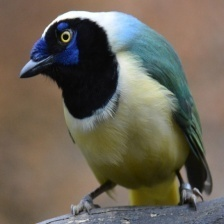
#> input picture 021.jpg, 224 x 224 px
$ jupyter execute Ampliacion_pixeles.ipynb
#> lines starting #> are read from the running program, lines starting #| are printed output that depends on the picture
[cell 1]
import matplotlib.pyplot as plt
import numpy as np
from PIL import Image
import os

def draw_grid(image_path, grid_size=10):
    # Cargar la imagen
#> called with image_path = '021.jpg', grid_size = 10
    image = Image.open(image_path)
#> image is the input picture: PIL image 224x224 RGB; mean R, G, B 106.7, 100.1, 87.5
    image_array = np.array(image)

    # Obtener dimensiones de la imagen
    height, width = image_array.shape[:2]
#> height = 224; width = 224
    num_pixels = height * width
#> num_pixels = 50176

    # Obtener tamaño del archivo en bytes
    file_size = os.path.getsize(image_path)

    # Mostrar la imagen con una cuadrícula
    fig, ax = plt.subplots()
    ax.imshow(image_array)

    # Dibujar cuadrícula
    for i in range(0, width, grid_size):
        ax.axvline(i, color='red', linewidth=0.5)
    for i in range(0, height, grid_size):
        ax.axhline(i, color='red', linewidth=0.5)

    # Configurar título y etiquetas
    plt.title(f'Imagen con cuadrícula de {grid_size}x{grid_size} píxeles\n'
              f'Dimensiones: {width}x{height} píxeles\n'
              f'Número total de píxeles: {num_pixels}\n'
              f'Tamaño del archivo: {file_size} bytes')

    # Mostrar la imagen
    plt.show()
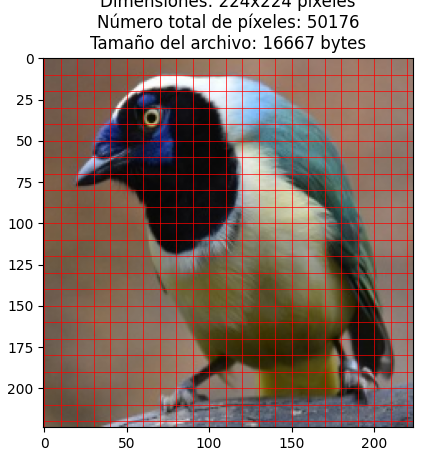
#> figure drawn by matplotlib, 1 panel

# Ruta a la imagen
image_path = '021.jpg'  # Reemplaza con la ruta de tu imagen

# Dibujar cuadrícula en la imagen
draw_grid(image_path)

[cell 2]
import matplotlib.pyplot as plt
import numpy as np
from PIL import Image
import os

def draw_grid(image_path, grid_size=10, roi=None):
    # Cargar la imagen
#> called with image_path = '021.jpg', grid_size = 10, roi = (180, 110, 20, 20)
    image = Image.open(image_path)
    image_array = np.array(image)

    # Obtener dimensiones de la imagen
    height, width = image_array.shape[:2]
#> height = 224; width = 224
    num_pixels = height * width
#> num_pixels = 50176

    # Obtener tamaño del archivo en bytes
    file_size = os.path.getsize(image_path)

    # Número de píxeles por cuadro de la cuadrícula
    pixels_per_square = grid_size * grid_size

    # Mostrar la imagen con una cuadrícula
    fig, ax = plt.subplots()
    ax.imshow(image_array)

    # Dibujar cuadrícula
    for i in range(0, width, grid_size):
        ax.axvline(i, color='red', linewidth=0.5)
    for i in range(0, height, grid_size):
        ax.axhline(i, color='red', linewidth=0.5)

    # Configurar título y etiquetas
    plt.title(f'Imagen con cuadrícula de píxeles\n'
              f'Dimensiones: {width}x{height} píxeles\n'
              f'Número total de píxeles: {num_pixels}\n'
              f'Tamaño del archivo: {file_size} bytes\n'
              f'Cada cuadro de la cuadrícula representa: {pixels_per_square} píxeles ({grid_size}x{grid_size})')

    # Dibujar la región de interés (ROI) si se especifica
    if roi:
        x, y, w, h = roi
        ax.add_patch(plt.Rectangle((x, y), w, h, edgecolor='blue', facecolor='none', lw=2))

        # Crear la ventana de zoom
        zoomed_image = image_array[y:y+h, x:x+w]
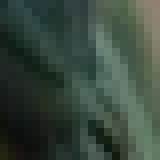
#> zoomed_image: shape (20, 20, 3) (shown 8 times larger); mean R, G, B 56.8, 72, 61.3

        fig_zoom, ax_zoom = plt.subplots()
        ax_zoom.imshow(zoomed_image)

        # Dibujar cuadrícula en la imagen con zoom
        for i in range(0, w, grid_size):
            ax_zoom.axvline(i, color='red', linewidth=0.5)
        for i in range(0, h, grid_size):
            ax_zoom.axhline(i, color='red', linewidth=0.5)

        plt.title(f'Zoom en la región de interés\n'
                  f'Dimensiones: {w}x{h} píxeles\n'
                  f'Cada cuadro de la cuadrícula representa: {pixels_per_square} píxeles ({grid_size}x{grid_size})')

    # Mostrar las imágenes
    plt.show()
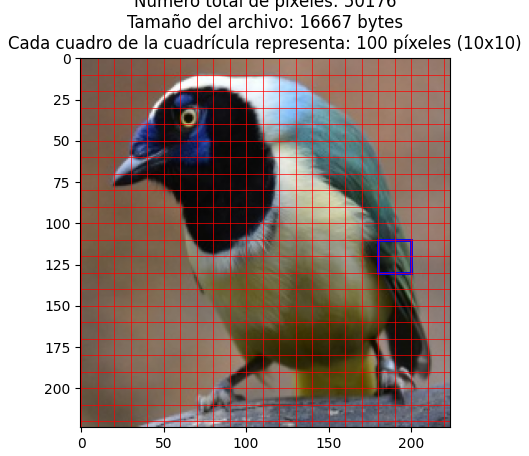
#> figure drawn by matplotlib, 1 panel
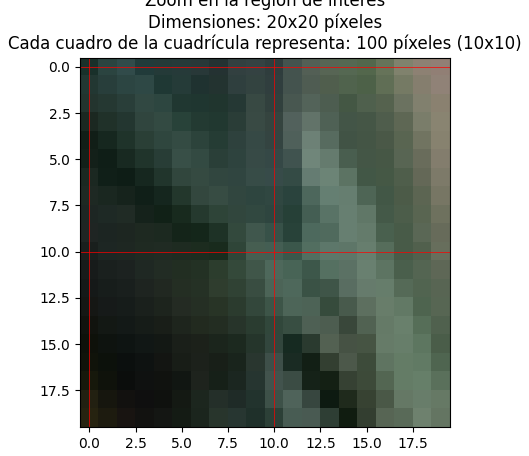
#> figure drawn by matplotlib, 1 panel

# Ruta a la imagen
image_path = '021.jpg'  # Reemplaza con la ruta de tu imagen

# Definir la región de interés (x, y, width, height)
roi = (180, 110, 20, 20)  # Modifica estos valores según tu imagen

# Dibujar cuadrícula en la imagen y hacer zoom en la ROI
draw_grid(image_path, grid_size=10, roi=roi)

[cell 3]
import matplotlib.pyplot as plt
import numpy as np
from PIL import Image
import os

def draw_grid(image_path, grid_size=10, roi=None, inner_roi=None):
    # Cargar la imagen
#> called with image_path = '021.jpg', grid_size = 10, roi = (180, 110, 20, 20), inner_roi = (5, 5, 3, 3)
    image = Image.open(image_path)
    image_array = np.array(image)

    # Obtener dimensiones de la imagen
    height, width = image_array.shape[:2]
#> height = 224; width = 224
    num_pixels = height * width
#> num_pixels = 50176

    # Obtener tamaño del archivo en bytes
    file_size = os.path.getsize(image_path)

    # Número de píxeles por cuadro de la cuadrícula
    pixels_per_square = grid_size * grid_size

    # Mostrar la imagen con una cuadrícula
    fig, ax = plt.subplots()
    ax.imshow(image_array)

    # Dibujar cuadrícula
    for i in range(0, width, grid_size):
        ax.axvline(i, color='red', linewidth=0.5)
    for i in range(0, height, grid_size):
        ax.axhline(i, color='red', linewidth=0.5)

    # Configurar título y etiquetas
    plt.title(f'Imagen con cuadrícula de píxeles\n'
              f'Dimensiones: {width}x{height} píxeles\n'
              f'Número total de píxeles: {num_pixels}\n'
              f'Tamaño del archivo: {file_size} bytes\n'
              f'Cada cuadro de la cuadrícula representa: {pixels_per_square} píxeles ({grid_size}x{grid_size})')

    # Dibujar la región de interés (ROI) si se especifica
    if roi:
        x, y, w, h = roi
        ax.add_patch(plt.Rectangle((x, y), w, h, edgecolor='blue', facecolor='none', lw=2))

        # Crear la ventana de zoom
        zoomed_image = image_array[y:y+h, x:x+w]

        fig_zoom, ax_zoom = plt.subplots()
        ax_zoom.imshow(zoomed_image)

        # Dibujar cuadrícula en la imagen con zoom
        for i in range(0, w, grid_size):
            ax_zoom.axvline(i, color='red', linewidth=0.5)
        for i in range(0, h, grid_size):
            ax_zoom.axhline(i, color='red', linewidth=0.5)

        plt.title(f'Zoom en la región de interés\n'
                  f'Dimensiones: {w}x{h} píxeles\n'
                  f'Cada cuadro de la cuadrícula representa: {pixels_per_square} píxeles ({grid_size}x{grid_size})')

        # Dibujar la segunda región de interés (inner ROI) si se especifica
        if inner_roi:
            ix, iy, iw, ih = inner_roi
            ax_zoom.add_patch(plt.Rectangle((ix, iy), iw, ih, edgecolor='green', facecolor='none', lw=2))

            # Crear la ventana de segundo zoom
            inner_zoomed_image = zoomed_image[iy:iy+ih, ix:ix+iw]

            fig_inner_zoom, ax_inner_zoom = plt.subplots()
            ax_inner_zoom.imshow(inner_zoomed_image)

            # Añadir el texto con los valores RGB
            for i in range(ih):
                for j in range(iw):
                    r, g, b = inner_zoomed_image[i, j]
                    ax_inner_zoom.text(j, i, f'({r},{g},{b})', color='white', fontsize=8, ha='center', va='center', bbox=dict(facecolor='black', edgecolor='none', pad=1))

            plt.title(f'Zoom en la matriz 3x3 de píxeles con valores RGB\n'
                      f'Dimensiones: {iw}x{ih} píxeles')

    # Mostrar las imágenes
    plt.show()
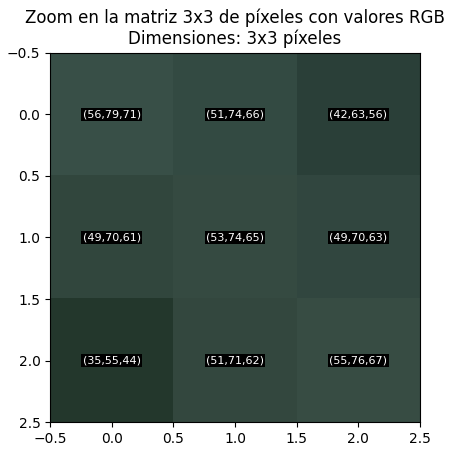
#> figure drawn by matplotlib, 1 panel

# Ruta a la imagen
image_path = '021.jpg'  # Reemplaza con la ruta de tu imagen

# Definir la región de interés (x, y, width, height)
roi = (180, 110, 20, 20)  # Modifica estos valores según tu imagen

# Definir la segunda región de interés (inner ROI) dentro del zoom (x, y, width, height)
inner_roi = (5, 5, 3, 3)  # Modifica estos valores según la sección deseada de la ROI

# Dibujar cuadrícula en la imagen y hacer zoom en la ROI y en la inner ROI
draw_grid(image_path, grid_size=10, roi=roi, inner_roi=inner_roi)

[cell 4]
import matplotlib.pyplot as plt
import numpy as np
from PIL import Image
import os

def draw_grid(image_path, grid_size=10, roi=None, inner_roi=None):
    # Cargar la imagen y convertirla a escala de grises
#> called with image_path = '021.jpg', grid_size = 10, roi = (180, 110, 20, 20), inner_roi = (5, 5, 3, 3)
    image = Image.open(image_path).convert('L')
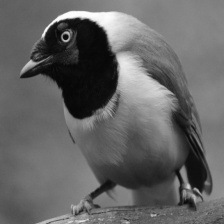
#> image: PIL image 224x224 L; min 5, max 255, mean 100.6
    image_array = np.array(image)

    # Obtener dimensiones de la imagen
    height, width = image_array.shape[:2]
#> height = 224; width = 224
    num_pixels = height * width
#> num_pixels = 50176

    # Obtener tamaño del archivo en bytes
    file_size = os.path.getsize(image_path)

    # Número de píxeles por cuadro de la cuadrícula
    pixels_per_square = grid_size * grid_size

    # Mostrar la imagen con una cuadrícula
    fig, ax = plt.subplots()
    ax.imshow(image_array, cmap='gray')

    # Dibujar cuadrícula
    for i in range(0, width, grid_size):
        ax.axvline(i, color='red', linewidth=0.5)
    for i in range(0, height, grid_size):
        ax.axhline(i, color='red', linewidth=0.5)

    # Configurar título y etiquetas
    plt.title(f'Imagen con cuadrícula de píxeles\n'
              f'Dimensiones: {width}x{height} píxeles\n'
              f'Número total de píxeles: {num_pixels}\n'
              f'Tamaño del archivo: {file_size} bytes\n'
              f'Cada cuadro de la cuadrícula representa: {pixels_per_square} píxeles ({grid_size}x{grid_size})')

    # Dibujar la región de interés (ROI) si se especifica
    if roi:
        x, y, w, h = roi
        ax.add_patch(plt.Rectangle((x, y), w, h, edgecolor='blue', facecolor='none', lw=2))

        # Crear la ventana de zoom
        zoomed_image = image_array[y:y+h, x:x+w]
#> zoomed_image: shape (20, 20)

        fig_zoom, ax_zoom = plt.subplots()
        ax_zoom.imshow(zoomed_image, cmap='gray')

        # Dibujar cuadrícula en la imagen con zoom
        for i in range(0, w, grid_size):
            ax_zoom.axvline(i, color='red', linewidth=0.5)
        for i in range(0, h, grid_size):
            ax_zoom.axhline(i, color='red', linewidth=0.5)

        plt.title(f'Zoom en la región de interés\n'
                  f'Dimensiones: {w}x{h} píxeles\n'
                  f'Cada cuadro de la cuadrícula representa: {pixels_per_square} píxeles ({grid_size}x{grid_size})')

        # Dibujar la segunda región de interés (inner ROI) si se especifica
        if inner_roi:
            ix, iy, iw, ih = inner_roi
            ax_zoom.add_patch(plt.Rectangle((ix, iy), iw, ih, edgecolor='green', facecolor='none', lw=2))

            # Crear la ventana de segundo zoom
            inner_zoomed_image = zoomed_image[iy:iy+ih, ix:ix+iw]
#> inner_zoomed_image = [[71, 66, 56], [63, 67, 63], [48, 64, 69]]

            fig_inner_zoom, ax_inner_zoom = plt.subplots()
            ax_inner_zoom.imshow(inner_zoomed_image, cmap='gray')

            # Añadir el texto con los valores de luminancia
            for i in range(ih):
                for j in range(iw):
                    luminance = inner_zoomed_image[i, j]
                    ax_inner_zoom.text(j, i, f'{luminance}', color='white', fontsize=8, ha='center', va='center', bbox=dict(facecolor='black', edgecolor='none', pad=1))

            plt.title(f'Zoom en la matriz 3x3 de píxeles con valores de luminancia\n'
                      f'Dimensiones: {iw}x{ih} píxeles')

    # Mostrar las imágenes
    plt.show()
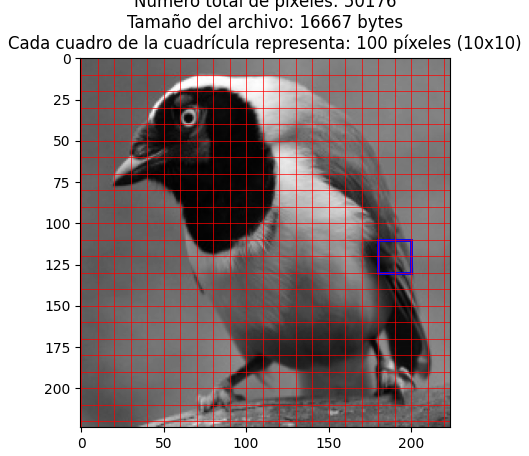
#> figure drawn by matplotlib, 1 panel
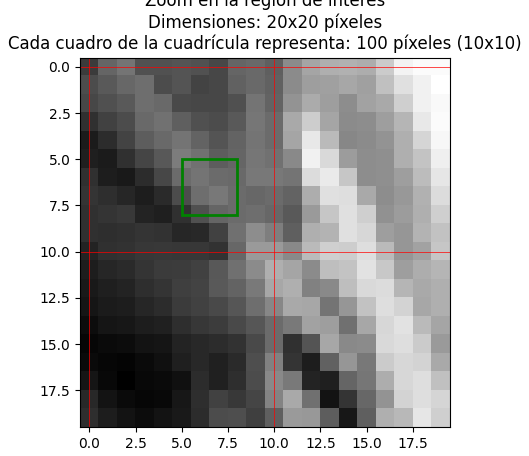
#> figure drawn by matplotlib, 1 panel
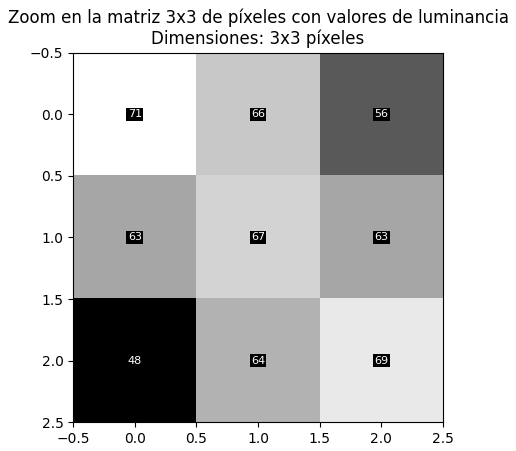
#> figure drawn by matplotlib, 1 panel

# Ruta a la imagen
image_path = '021.jpg'  # Reemplaza con la ruta de tu imagen

# Definir la región de interés (x, y, width, height)
roi = (180, 110, 20, 20)  # Modifica estos valores según tu imagen

# Definir la segunda región de interés (inner ROI) dentro del zoom (x, y, width, height)
inner_roi = (5, 5, 3, 3)  # Modifica estos valores según la sección deseada de la ROI

# Dibujar cuadrícula en la imagen y hacer zoom en la ROI y en la inner ROI
draw_grid(image_path, grid_size=10, roi=roi, inner_roi=inner_roi)

$ run again, with OIP (1).jpeg copied over 021.jpg
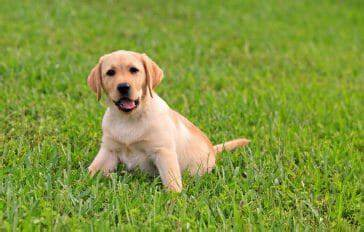
#> input picture OIP (1).jpeg, 364 x 232 px
#> in draw_grid, image is the input picture: PIL image 364x232 RGB; mean R, G, B 131.6, 151.3, 61.4
#> image: PIL image 364x232 L
#> in draw_grid, `zoomed_image = image_array[y:y+h, x:x+w]`:
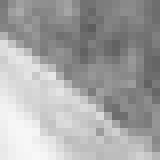
#> zoomed_image: shape (20, 20) (shown 8 times larger); min 93, max 248, mean 165.7
#> inner_zoomed_image = [[127, 135, 127], [124, 139, 147], [156, 146, 141]]
#> in draw_grid, `plt.show()`:
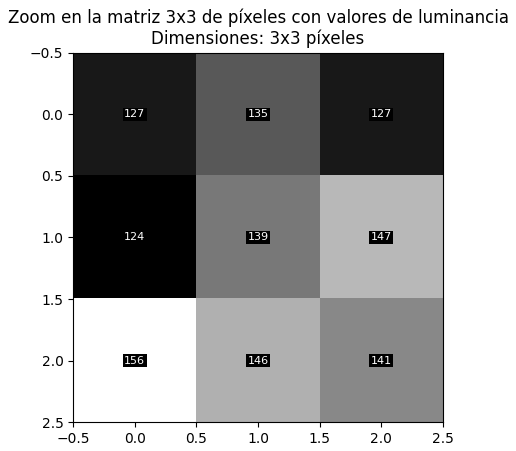
#> figure drawn by matplotlib, 1 panel

$ run again, with descargar.png saved as 021.jpg
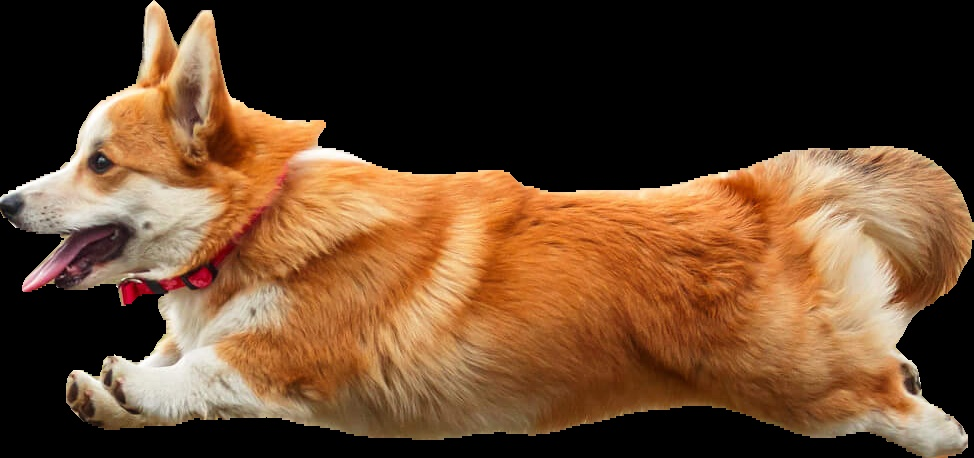
#> input picture descargar.png, 974 x 458 px
#> in draw_grid, image is the input picture: PIL image 974x458 RGB; mean R, G, B 99.8, 68.4, 43.3
#> image: PIL image 974x458 L
#> in draw_grid, `zoomed_image = image_array[y:y+h, x:x+w]`:
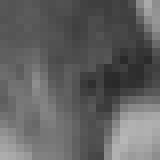
#> zoomed_image: shape (20, 20) (shown 8 times larger); min 41, max 183, mean 97.9
#> inner_zoomed_image = [[85, 81, 81], [91, 81, 79], [94, 78, 74]]
#> in draw_grid, `plt.show()`:
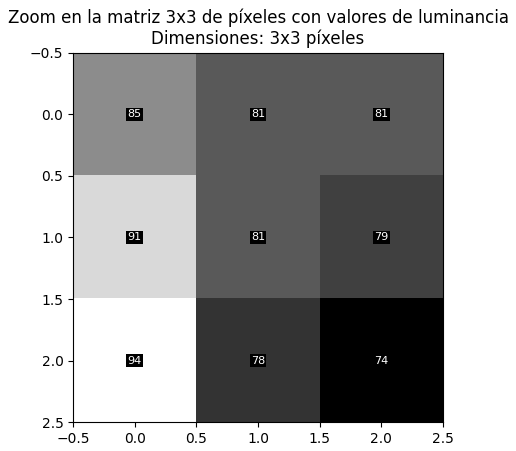
#> figure drawn by matplotlib, 1 panel
